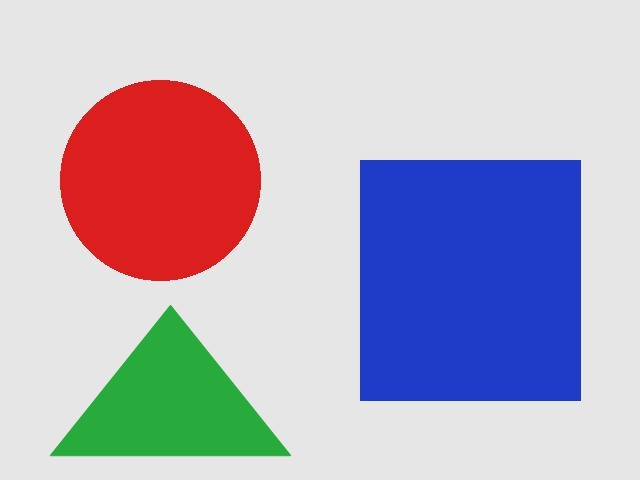
#> input picture morfologia_bgsub/imagenes/formas.jpg, 640 x 480 px
$ jupyter execute formas_paso_a_paso.ipynb
#> lines starting #> are read from the running program, lines starting #| are printed output that depends on the picture; after the words box and inside, x2 and y2 are one past the last pixel; in counts of white or black regions, pixels touching at a corner belong together
# Descriptores de forma, paso a paso

Visión Artificial · CUTLAJO

¿Cómo sabe una computadora que algo es un círculo y no un cuadrado? No "ve" formas: ve números. En este notebook vamos de una imagen a color a un conjunto de **descriptores numéricos** que describen la forma de cada figura.

```
original → gris → binaria → limpieza morfológica → etiquetas → regionprops → descriptores → clasificación
```

[cell 1]
import cv2
import numpy as np
import matplotlib.pyplot as plt
from skimage import measure

plt.rcParams["figure.figsize"] = (8, 6)
plt.rcParams["image.cmap"] = "gray"


def mostrar(*imagenes, titulos=None, tam=4):
    """Muestra varias imágenes lado a lado. Las de 3 canales se asumen BGR (OpenCV)."""
    fig, ejes = plt.subplots(1, len(imagenes), figsize=(tam * len(imagenes), tam))
    ejes = np.atleast_1d(ejes)
    for i, (ax, im) in enumerate(zip(ejes, imagenes)):
        if im.ndim == 3:
            im = cv2.cvtColor(im, cv2.COLOR_BGR2RGB)
        ax.imshow(im, vmin=0, vmax=255 if im.dtype == np.uint8 else None)
        ax.set_title(titulos[i] if titulos else "")
        ax.axis("off")
    plt.tight_layout()
    plt.show()

## 1. La imagen original

OpenCV lee las imágenes como una matriz de `alto × ancho × 3` en orden **BGR** (no RGB).

[cell 2]
imagen = cv2.imread("imagenes/formas.jpg")
#> imagen is the input picture: shape (480, 640, 3); mean B, G, R 194.1, 176.3, 183
print("Tamaño:", imagen.shape, "  tipo:", imagen.dtype)
#| Tamaño: (480, 640, 3)   tipo: uint8
print("Pixel del fondo (BGR):", imagen[10, 10])
#| Pixel del fondo (BGR): [230 230 230]
print("Pixel del círculo (BGR):", imagen[180, 160])
#| Pixel del círculo (BGR): [ 32  30 220]
mostrar(imagen, titulos=["Original"], tam=6)

## 2. Escala de grises

Para separar figura de fondo no necesitamos el color, solo **qué tan claro** es cada píxel. OpenCV usa:

$$ gris = 0.299\,R + 0.587\,G + 0.114\,B $$

El histograma nos dice cuántos píxeles hay de cada nivel de gris. Fíjate: un pico enorme a la derecha (el fondo claro) y picos chicos a la izquierda (las figuras).

[cell 3]
gris = cv2.cvtColor(imagen, cv2.COLOR_BGR2GRAY)
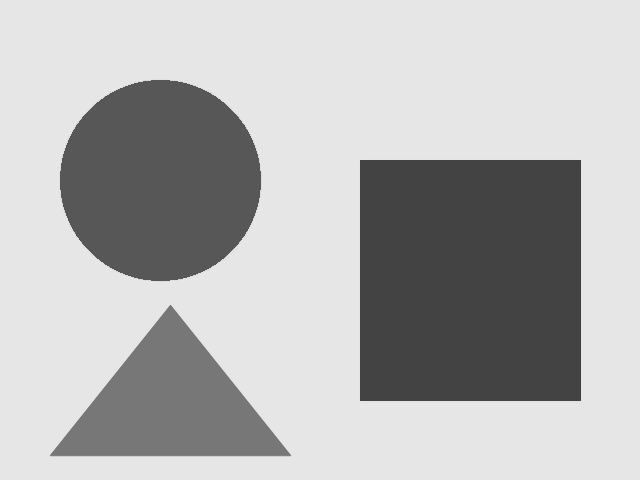
#> gris: shape (480, 640); min 55, max 255, mean 180.3

fig, (a1, a2) = plt.subplots(1, 2, figsize=(12, 4))
a1.imshow(gris, vmin=0, vmax=255); a1.set_title("Gris"); a1.axis("off")
a2.hist(gris.ravel(), bins=256, range=(0, 256), color="k")
a2.set_yscale("log"); a2.set_title("Histograma (escala log)"); a2.set_xlabel("nivel de gris")
plt.show()
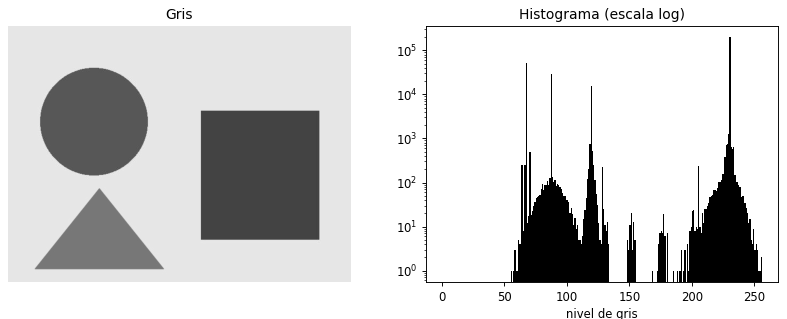
#> figure drawn by matplotlib, 2 panels; panel 2: tallest bar 196538 high, from x = 230 to 231

## 3. Binarización: blanco y negro

Elegimos un **umbral** *T*: lo que esté por debajo es figura y lo que esté por arriba es fondo. Como las figuras son **más oscuras** que el fondo, usamos `THRESH_BINARY_INV` para que las figuras queden en **blanco (255)** y el fondo en **negro (0)**. Por convención, en visión las regiones de interés van en blanco.

Prueba varios umbrales a mano. ¿Qué pasa con T = 100? ¿Y con T = 235?

[cell 4]
umbrales = [60, 100, 150, 235]
binarias = [cv2.threshold(gris, t, 255, cv2.THRESH_BINARY_INV)[1] for t in umbrales]
#> binarias = 4 items
mostrar(*binarias, titulos=[f"T = {t}" for t in umbrales], tam=3.5)

Con T muy bajo perdemos figuras (el triángulo verde es más claro que las otras). Con T muy alto se nos mete el fondo.

**Otsu** elige el umbral automáticamente: busca el valor que mejor separa los dos grupos del histograma (minimiza la varianza dentro de cada grupo).

[cell 5]
T, binaria = cv2.threshold(gris, 0, 255, cv2.THRESH_BINARY_INV + cv2.THRESH_OTSU)
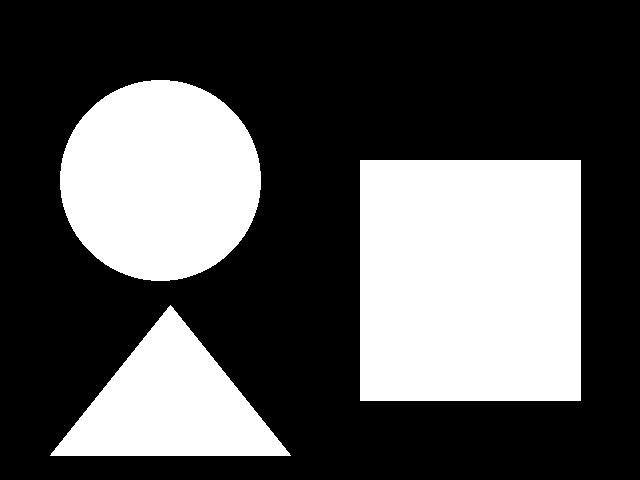
#> binaria: shape (480, 640); 33.6% white; 3 white regions, box (x1, y1, x2, y2) and area: (360, 160, 581, 401) 53261, (60, 80, 261, 281) 31689, (50, 305, 291, 456) 18331
#> T = 154
print(f"Umbral de Otsu: {T:.0f}")
#| Umbral de Otsu: 154
print("Valores únicos en la imagen binaria:", np.unique(binaria))
#| Valores únicos en la imagen binaria: [  0 255]

fig, (a1, a2) = plt.subplots(1, 2, figsize=(12, 4))
a1.hist(gris.ravel(), bins=256, range=(0, 256), color="k"); a1.set_yscale("log")
a1.axvline(T, color="r", lw=2, label=f"Otsu = {T:.0f}"); a1.legend(); a1.set_title("Histograma")
a2.imshow(binaria); a2.set_title("Binaria (Otsu)"); a2.axis("off")
plt.show()
#> figure, not shown here; panel 1: tallest bar 196538 high, from x = 230 to 231

## 4. Morfología: limpiar la imagen binaria

Las operaciones morfológicas pasan un **elemento estructurante** (un *kernel*, una plantilla pequeña) por toda la imagen:

| Operación | Qué hace | Para qué sirve |
|---|---|---|
| **Erosión** | un píxel queda blanco solo si *todo* el kernel cae sobre blanco | adelgaza, borra puntitos |
| **Dilatación** | un píxel queda blanco si *algo* del kernel toca blanco | engorda, tapa huecos |
| **Apertura** | erosión → dilatación | quita ruido sin cambiar el tamaño |
| **Cierre** | dilatación → erosión | rellena huecos sin cambiar el tamaño |

Nuestra imagen está muy limpia, así que primero **le metemos ruido** a propósito para ver el efecto.

[cell 6]
rng = np.random.default_rng(0)
sucia = binaria.copy()
sucia[rng.random(sucia.shape) < 0.01] = 255   # 1% de puntos blancos en el fondo (sal)
sucia[rng.random(sucia.shape) < 0.01] = 0     # 1% de huecos negros en las figuras (pimienta)
#> sucia: shape (480, 640); 33.9% white; 1914 white regions (1911 under 20 px), largest, box (x1, y1, x2, y2) and area: (359, 159, 582, 403) 52768, (60, 80, 261, 281) 31379, (50, 305, 291, 457) 18139

kernel = cv2.getStructuringElement(cv2.MORPH_ELLIPSE, (5, 5))
print("Kernel 5x5 elíptico:\n", kernel)

erosion = cv2.erode(sucia, kernel)
#> erosion: shape (480, 640); 27.2% white; 21 white regions (18 under 20 px), largest, box (x1, y1, x2, y2) and area: (362, 161, 579, 400) 43740, (62, 82, 259, 279) 25616, (54, 308, 287, 455) 14064
dilatacion = cv2.dilate(sucia, kernel)
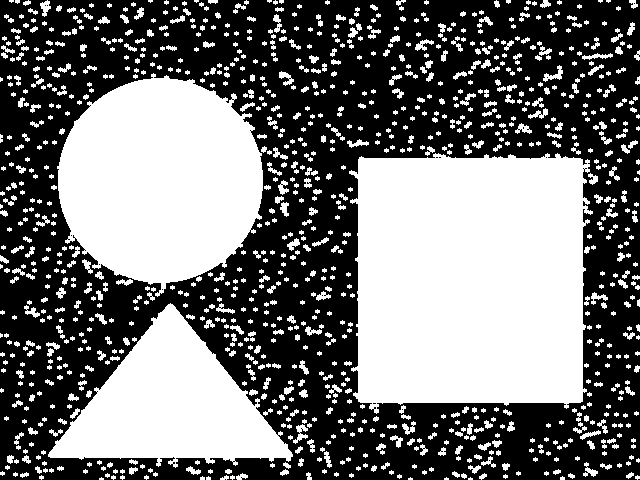
#> dilatacion: shape (480, 640); 45.1% white; 1141 white regions (740 under 20 px), largest, box (x1, y1, x2, y2) and area: (349, 153, 593, 414) 55766, (57, 73, 263, 297) 33530, (48, 303, 293, 468) 20025
mostrar(sucia, erosion, dilatacion, titulos=["Con ruido", "Erosión", "Dilatación"])

La erosión borra los puntos del fondo, pero **agranda** los huecos de las figuras. La dilatación hace lo contrario. Por eso se combinan:

[cell 7]
apertura = cv2.morphologyEx(sucia, cv2.MORPH_OPEN, kernel)
#> apertura: shape (480, 640); 33.2% white; 3 white regions, box (x1, y1, x2, y2) and area: (360, 159, 581, 402) 52638, (60, 80, 261, 281) 31251, (52, 306, 289, 457) 18016
limpia = cv2.morphologyEx(apertura, cv2.MORPH_CLOSE, kernel)
#> limpia: shape (480, 640); 33.5% white; 3 white regions
mostrar(sucia, apertura, limpia, titulos=["Con ruido", "Apertura (quita sal)", "Apertura + cierre"])

Funcionó. De aquí en adelante seguimos con la binaria original (sin ruido) para que los números salgan exactos.

## 5. Etiquetado de componentes conectadas

La imagen binaria solo dice "figura / no figura". Para medir cada figura por separado, `measure.label` le asigna un **número distinto a cada grupo de píxeles blancos conectados**: 0 al fondo, 1 a la primera figura, 2 a la segunda...

[cell 8]
etiquetas = measure.label(binaria > 0, connectivity=2)
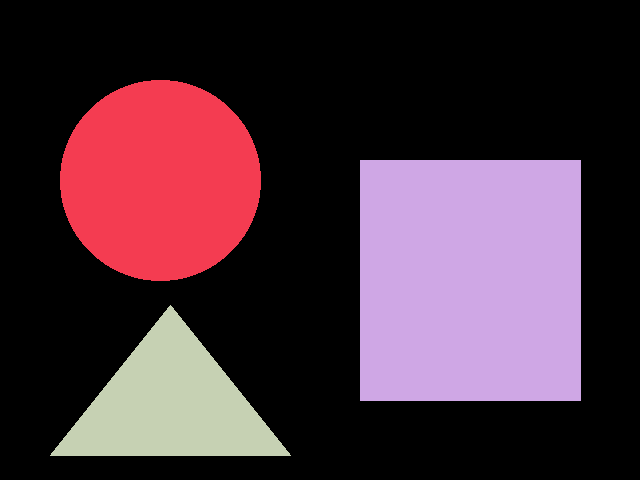
#> etiquetas: shape (480, 640) int32; 4 distinct labels, from 0 to 3; one colour per label, 0 black
print("Etiquetas encontradas:", np.unique(etiquetas))
#| Etiquetas encontradas: [0 1 2 3]

fig, (a1, a2) = plt.subplots(1, 2, figsize=(12, 4.5))
a1.imshow(etiquetas, cmap="nipy_spectral"); a1.set_title("Cada color es una etiqueta"); a1.axis("off")
a2.imshow(etiquetas[140:200, 230:400], cmap="nipy_spectral", interpolation="nearest")
a2.set_title("Zoom: la matriz son números enteros"); a2.axis("off")
plt.show()
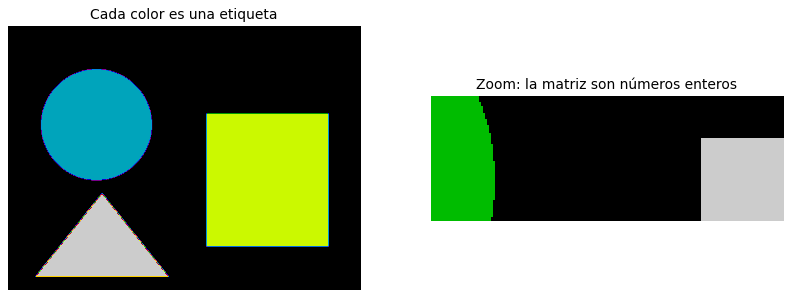
#> figure drawn by matplotlib, 2 panels

## 6. `regionprops`: medir cada región

`measure.regionprops` recibe la imagen de etiquetas y regresa un objeto por región con decenas de propiedades ya calculadas.

[cell 9]
regiones = measure.regionprops(etiquetas)
#> regiones = 3 regions; box (x1, y1, x2, y2) and area: (360, 160, 581, 401) 53261, (60, 80, 261, 281) 31689, (50, 305, 291, 456) 18331
for r in regiones:
    print(f"Región {r.label}: área={r.area:.0f}  centroide=({r.centroid[1]:.0f}, {r.centroid[0]:.0f})  "
          f"bbox={r.bbox}")
#> this loop made 3 passes
#| Región 1: área=31689  centroide=(160, 180)  bbox=(80, 60, 281, 261)
#| Región 2: área=53261  centroide=(470, 280)  bbox=(160, 360, 401, 581)
#| Región 3: área=18331  centroide=(170, 405)  bbox=(305, 50, 456, 291)

## 7. Los descriptores, uno por uno

### 7.1 Área y perímetro
- **Área**: número de píxeles de la región.
- **Perímetro**: longitud del borde.

Dependen del **tamaño**: un círculo grande y uno chico tienen áreas distintas aunque tengan la misma forma. Por eso los descriptores que siguen son **cocientes** que no dependen de la escala.

[cell 10]
fig, ax = plt.subplots()
ax.imshow(cv2.cvtColor(imagen, cv2.COLOR_BGR2RGB))
for r in regiones:
    for contorno in measure.find_contours(etiquetas == r.label, 0.5):
        ax.plot(contorno[:, 1], contorno[:, 0], "k", lw=2)
    ax.text(r.centroid[1], r.centroid[0], f"A = {r.area:.0f}\nP = {r.perimeter:.0f}",
            ha="center", va="center", color="w", fontsize=11, weight="bold")
ax.set_title("Área y perímetro"); ax.axis("off")
plt.show()
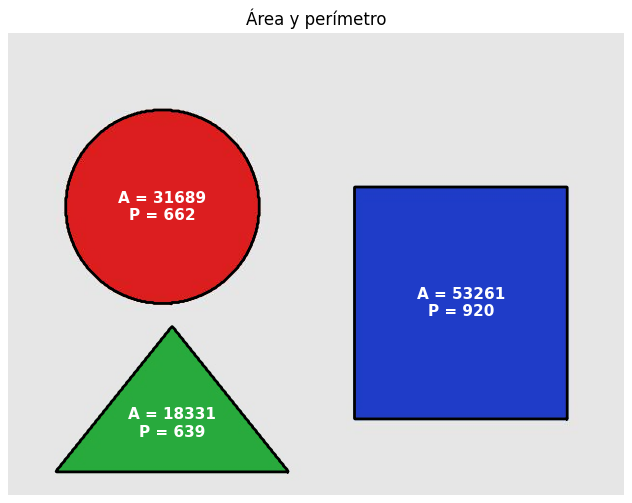
#> figure drawn by matplotlib, 1 panel

### 7.2 Circularidad

$$ circularidad = \frac{4\pi \cdot área}{perímetro^2} $$

De todas las figuras con el mismo perímetro, el círculo es la que encierra más área. Por eso esta razón vale **1 en un círculo perfecto** y baja mientras más esquinas o picos tenga la figura.

| Figura | Valor teórico |
|---|---|
| Círculo | 1 |
| Cuadrado | π/4 ≈ 0.785 |
| Triángulo equilátero | ≈ 0.605 |

Nuestro triángulo es más ancho que alto (no es equilátero), así que sale un poco más bajo.

[cell 11]
for r in regiones:
    circ = 4 * np.pi * r.area / r.perimeter**2
    print(f"Región {r.label}: circularidad = {circ:.3f}")
#> this loop made 3 passes
#> circ on passes 1 to 3: 0.909, 0.791, 0.564
#| Región 1: circularidad = 0.909
#| Región 2: circularidad = 0.791
#| Región 3: circularidad = 0.564

> **¿Por qué el círculo no da exactamente 1?** En píxeles, el borde del círculo es una escalerita, y la escalerita es más larga que la curva real. El perímetro sale sobreestimado y la circularidad baja un poco. Esto se llama **error de discretización**.

### 7.3 Extensión (*extent*)

$$ extensión = \frac{área}{área\ de\ la\ caja\ envolvente} $$

¿Qué fracción de su caja (*bounding box*) llena la figura? Un cuadrado la llena toda (1), un círculo π/4 ≈ 0.785 y un triángulo la mitad (0.5).

[cell 12]
fig, ax = plt.subplots()
ax.imshow(cv2.cvtColor(imagen, cv2.COLOR_BGR2RGB))
for r in regiones:
    y0, x0, y1, x1 = r.bbox
    ax.add_patch(plt.Rectangle((x0, y0), x1 - x0, y1 - y0, fill=False, ec="k", lw=2, ls="--"))
    ax.text(r.centroid[1], r.centroid[0], f"ext = {r.extent:.2f}",
            ha="center", va="center", color="w", fontsize=12, weight="bold")
#> this loop made 3 passes
#> (y0, x0, y1, x1) on passes 1 to 3: (80, 60, 281, 261), (160, 360, 401, 581), (305, 50, 456, 291)
ax.set_title("Extensión = área / área de la caja"); ax.axis("off")
plt.show()

### 7.4 Casco convexo, solidez y convexidad

El **casco convexo** (*convex hull*) es la figura que formaría una liga estirada alrededor de la región.

$$ solidez = \frac{área}{área\ del\ casco} \qquad convexidad = \frac{perímetro\ del\ casco}{perímetro} $$

Las dos valen **1 si la figura no tiene entrantes**. Nuestras tres figuras son convexas, así que aquí no se ve nada interesante... para eso dibujamos una **estrella** y una **L**.

[cell 13]
def perimetro_casco(r):
    return measure.perimeter(np.pad(r.image_convex, 1))


# Figuras no convexas dibujadas en una imagen aparte
extra = np.zeros((300, 600), np.uint8)
angulos = np.linspace(-np.pi / 2, 3 * np.pi / 2, 11)[:-1]
radios = np.where(np.arange(10) % 2 == 0, 120, 50)
estrella = np.stack([150 + radios * np.cos(angulos), 150 + radios * np.sin(angulos)], 1).astype(np.int32)
cv2.fillPoly(extra, [estrella], 255)
#> extra: shape (300, 600); 10.1% white; 1 white region, box (x1, y1, x2, y2) and area: (35, 30, 265, 248) 18095
cv2.fillPoly(extra, [np.array([[380, 40], [450, 40], [450, 190], [560, 190], [560, 260], [380, 260]])], 255)
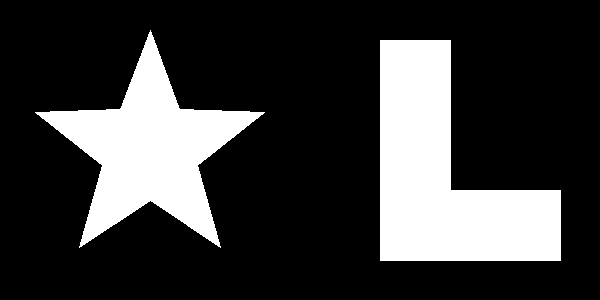
#> extra: shape (300, 600); 23.1% white; 2 white regions, box (x1, y1, x2, y2) and area: (380, 40, 561, 261) 23501, (35, 30, 265, 248) 18095

etiq_extra = measure.label(extra > 0)
fig, ax = plt.subplots(figsize=(10, 5))
ax.imshow(extra)
for r in measure.regionprops(etiq_extra):
    casco = r.image_convex
    y0, x0, _, _ = r.bbox
    for c in measure.find_contours(np.pad(casco, 1), 0.5):
        ax.plot(c[:, 1] + x0 - 1, c[:, 0] + y0 - 1, "m", lw=2)
    ax.text(r.centroid[1], r.centroid[0] + (0 if r.label == 1 else 30),
            f"solidez = {r.solidity:.2f}\nconvexidad = {perimetro_casco(r) / r.perimeter:.2f}",
            ha="center", va="center", color="w", fontsize=11, weight="bold",
            bbox=dict(facecolor="k", alpha=0.8))
ax.set_title("Magenta = casco convexo (la 'liga')"); ax.axis("off")
plt.show()
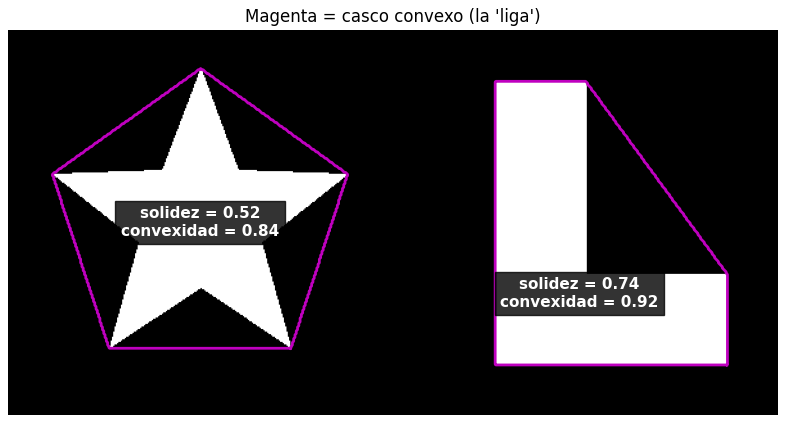
#> figure drawn by matplotlib, 1 panel

La parte entre la figura y la liga es lo que "falta" para ser convexa. Mientras más grande, menor la solidez.

### 7.5 Excentricidad y relación de aspecto

`regionprops` ajusta una **elipse** con los mismos momentos de segundo orden que la región.

- **Excentricidad**: 0 si la elipse es un círculo; se acerca a 1 mientras más alargada.
- **Relación de aspecto**: ancho / alto de la caja.

[cell 14]
from matplotlib.patches import Ellipse

fig, ax = plt.subplots()
ax.imshow(cv2.cvtColor(imagen, cv2.COLOR_BGR2RGB))
for r in regiones:
    cy, cx = r.centroid
    ax.add_patch(Ellipse((cx, cy), r.axis_minor_length, r.axis_major_length,
                         angle=-np.degrees(r.orientation), fill=False, ec="k", lw=2))
    y0, x0, y1, x1 = r.bbox
    ax.text(cx, cy, f"exc = {r.eccentricity:.2f}\naspecto = {(x1 - x0) / (y1 - y0):.2f}",
            ha="center", va="center", color="w", fontsize=11, weight="bold")
#> this loop made 3 passes
#> (cy, cx, y0, x0, y1, x1) on passes 1 to 3: (180, 160, 80, 60, 281, 261), (280, 470, 160, 360, 401, 581), (405, 170, 305, 50, 456, 291)
ax.set_title("Elipse equivalente"); ax.axis("off")
plt.show()
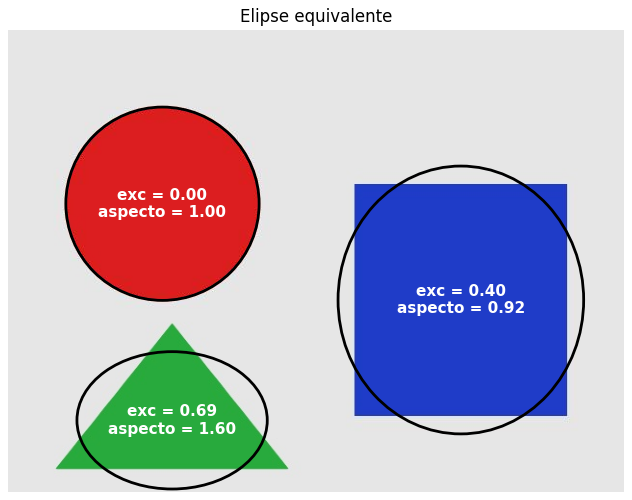
#> figure drawn by matplotlib, 1 panel

## 8. Tabla resumen

Juntamos todos los descriptores. Compara cada columna con los valores teóricos de arriba.

[cell 15]
def descriptores(r):
    y0, x0, y1, x1 = r.bbox
    return {
        "área": r.area,
        "perímetro": r.perimeter,
        "circularidad": 4 * np.pi * r.area / r.perimeter**2,
        "extensión": r.extent,
        "solidez": r.solidity,
        "convexidad": perimetro_casco(r) / r.perimeter,
        "excentricidad": r.eccentricity,
        "aspecto": (x1 - x0) / (y1 - y0),
    }


tabla = {r.label: descriptores(r) for r in regiones}
#> tabla = 3 items
nombres = list(next(iter(tabla.values())))
#> nombres = ['área', 'perímetro', 'circularidad', 'extensión', 'solidez', 'convexidad', 'excentricidad', 'aspecto']
print(f"{'región':>8}" + "".join(f"{n:>14}" for n in nombres))
#|   región          área     perímetro  circularidad     extensión       solidez    convexidad excentricidad       aspecto
for etiqueta, d in tabla.items():
    print(f"{etiqueta:>8}" + "".join(f"{v:>14.3f}" for v in d.values()))

## 9. Clasificar con reglas

Con estos números podemos escribir reglas simples. Fíjate que **ninguna regla mira el color ni el tamaño**, solo la forma.

[cell 16]
def clasificar(d):
    if d["circularidad"] > 0.85 and d["excentricidad"] < 0.3:
        return "círculo"
    if d["extensión"] > 0.9:
        return "cuadrado" if 0.9 < d["aspecto"] < 1.1 else "rectángulo"
    if 0.4 < d["extensión"] < 0.6 and d["solidez"] > 0.95:
        return "triángulo"
    return "?"


fig, ax = plt.subplots()
ax.imshow(cv2.cvtColor(imagen, cv2.COLOR_BGR2RGB))
for r in regiones:
    forma = clasificar(tabla[r.label])
    ax.text(r.centroid[1], r.centroid[0], forma, ha="center", va="center",
            color="w", fontsize=14, weight="bold", bbox=dict(facecolor="k", alpha=0.5))
#> this loop made 3 passes
ax.set_title("Clasificación por descriptores"); ax.axis("off")
plt.show()
